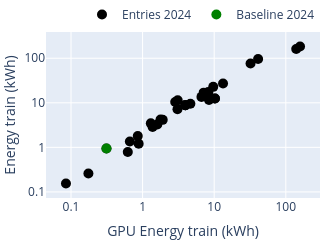

Write notebook code for a chart like this one.
### Markdown cell above
## BONUS : Train / Test GPU Consumption

### Code cell
# type scale axes
type_xaxes = 'log'
type_yaxes = 'log'

# axes labels
x_axes_lab = 'GPU Energy train (kWh)'
y_axes_lab = 'Energy train (kWh)'

# which column to consider for the dataframes
df_x = 'gpu_energy_submission_training'
df_y = 'energy_training'

figure=1
title = f'plots/gpu_energy_train.pdf'
text = 'code'


scatter_2024(df_e_24, df_x, df_y, x_axes_lab, y_axes_lab, text, title, type_xaxes=type_xaxes, type_yaxes=type_yaxes, save=True)

### Figure 1 — Plotly figure (JSON) as saved in the notebook; plotly's stock layout.template omitted (floating-point values rounded to 4 significant figures)
{"data": [{"marker": {"color": "black", "size": 10}, "mode": "markers", "name": "Entries 2024", "text": ["Schmid_CPJKU_task4_4", "Schmid_CPJKU_task4_3", "Schmid_CPJKU_task4_2", "Nam_KAIST_task4_4", "Nam_KAIST_task4_3", "Nam_KAIST_task4_2", "Nam_KAIST_task4_1", "Chen_NCUT_task4_4", "Chen_CHT_task4_3", "Zhang_BUPT_task4_1", "Chen_CHT_task4_1", "Kim_GIST-HanwhaVision_task4_1", "Chen_CHT_task4_2", "Kim_GIST-HanwhaVision_task4_4", "Kim_GIST-HanwhaVision_task4_2", "Chen_NCUT_task4_3", "Huang_SJTU_task4_4", "Chen_NCUT_task4_1", "LEE_KT_task4_4", "Chen_CHT_task4_4", "Chen_NCUT_task4_2", "LEE_KT_task4_1", "LEE_KT_task4_3", "XIAO_FMSG-JLESS_task4_4", "LEE_KT_task4_2", "Baseline 2024", "XIAO_FMSG-JLESS_task4_3", "XIAO_FMSG-JLESS_task4_2", "Lyu_SCUT_task4_2", "Lyu_SCUT_task4_1", "Niu_XJU_task4_1", "XIAO_FMSG-JLESS_task4_1", "Huang_SJTU_task4_2", "Huang_SJTU_task4_1", "Huang_SJTU_task4_3"], "type": "scatter", "x": [32.19, 41.04, 1.302, 158.1, 139.8, 10.24, 10.23, 0.881, null, 8.459, null, 3.956, null, 3.956, 3.956, 0.085, 0.664, 0.175, 7.124, null, 0.621, 1.781, 9.7, 8.292, 3.069, 0.3127, 1.91, 1.38, 3.093, 2.855, 1.606, 0.856, 6.64, 4.648, 13.28], "xaxis": "x", "y": [76.22, 95.78, 3.461, 183.0, 160.6, 12.5, 12.5, 1.203, 48.16, 11.6, 8.517, 8.777, 49.98, 8.777, 8.777, 0.155, 1.358, 0.26, 16.89, 31.23, 0.788, 4.222, 22.78, 17.58, 7.166, 0.9458, 4.14, 2.86, 11.39, 10.46, 3.273, 1.79, 13.58, 9.506, 27.16], "yaxis": "y"}, {"marker": {"color": "green", "size": 10}, "mode": "markers", "name": "Baseline 2024", "text": ["Baseline 2024"], "type": "scatter", "x": [0.3127], "xaxis": "x", "y": [0.9458], "yaxis": "y"}], "layout": {"height": 240, "legend": {"orientation": "h", "x": 1, "xanchor": "right", "y": 1.02, "yanchor": "bottom"}, "margin": {"b": 0, "l": 0, "r": 0, "t": 0}, "showlegend": true, "width": 280, "xaxis": {"anchor": "y", "domain": [0, 1], "title": {"text": "GPU Energy train (kWh)"}, "type": "log"}, "yaxis": {"anchor": "x", "domain": [0, 1], "title": {"text": "Energy train (kWh)"}, "type": "log"}}}
